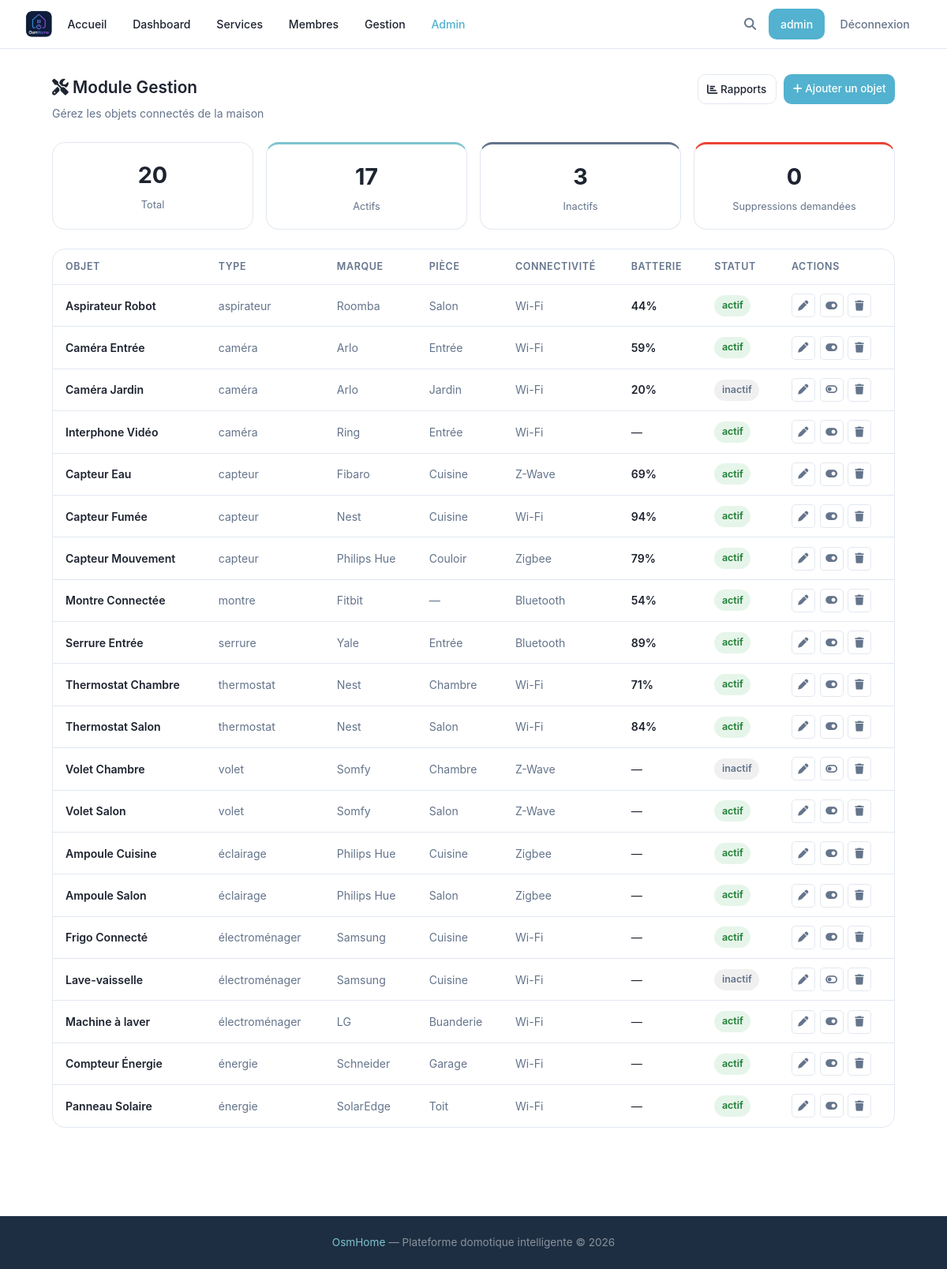
The app's page /gestion (signed in), older data.
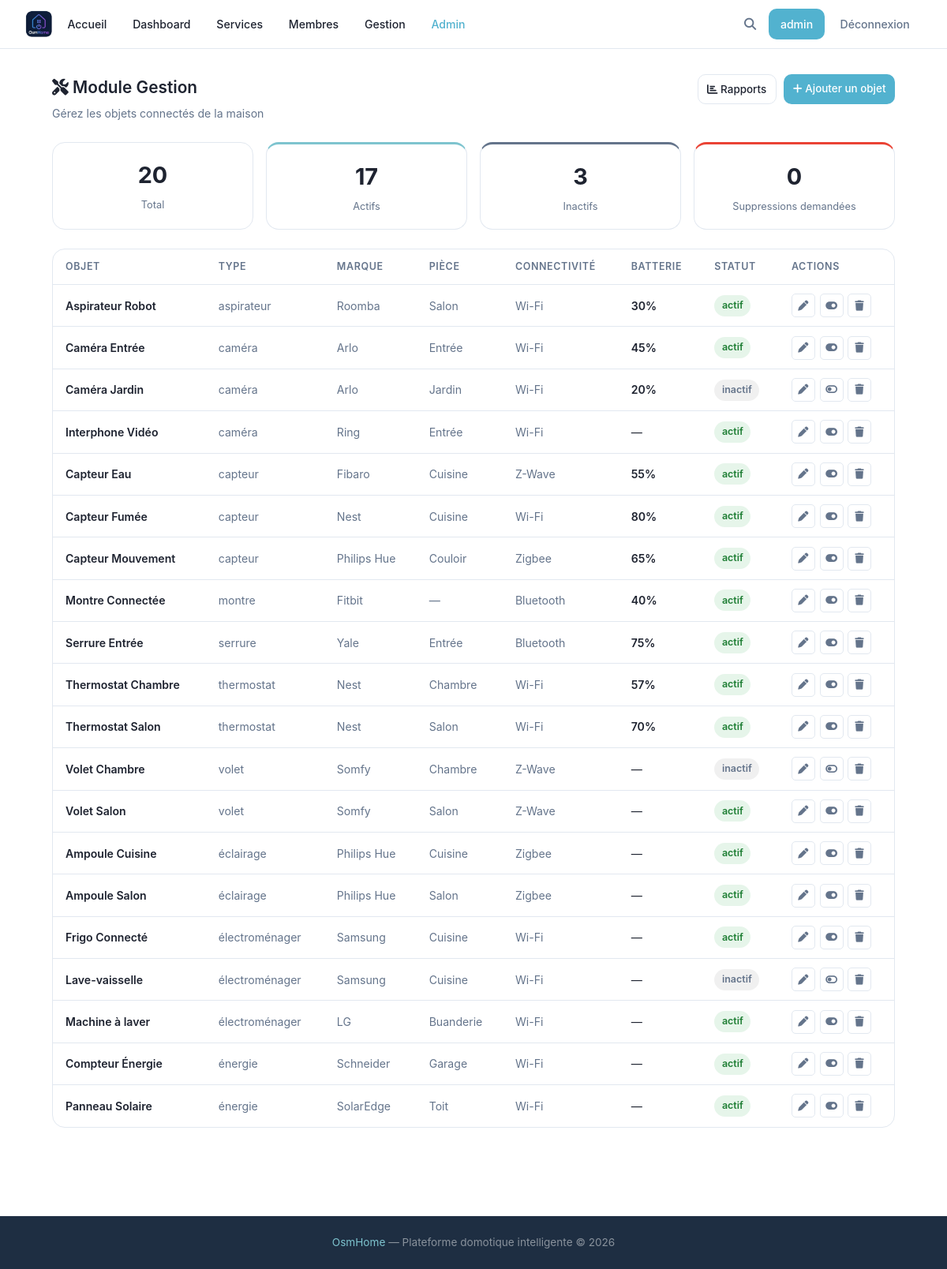
The same page, newer data.
### tables this page shows
CREATE TABLE devices (
            id INTEGER PRIMARY KEY AUTOINCREMENT,
            name TEXT,
            description TEXT,
            type TEXT,
            brand TEXT,
            status TEXT DEFAULT 'actif',
            connectivity TEXT,
            battery INTEGER,
            room TEXT
        , deletion_requested INTEGER DEFAULT 0, config TEXT);

### main.py (the view)
@app.route('/gestion')
def gestion():
    r = _require_gestion()
    if r: return r
    devices = utils.getDevicesForGestion()
    stats   = utils.getGestionStats()
    return flask.render_template('gestion.html', user=flask.session.get('username'),
                                 devices=devices, stats=stats)

### main.py (called while the page is built)
@app.context_processor
def inject_types():
    try:
        types = utils.getTypes()
    except Exception:
        types = []
    is_admin = False
    user_level = None
    if flask.session.get('username'):
        u = utils.getUser(flask.session['username'])
        is_admin = bool(u and u['role'] == 'admin')
        user_level = u['level'] if u else None
    return {'types': types, 'is_admin': is_admin, 'user_level': user_level}

def _require_gestion():
    if 'username' not in flask.session:
        return flask.redirect('/login')
    u = utils.getUser(flask.session['username'])
    if not u or u['level'] not in ('avance', 'expert'):
        flask.abort(403)
    return None

### utils.py (called while the page is built)
def openDB() -> sqlite3.Connection:
    if 'db' not in flask.g:
        flask.g.db = sqlite3.connect(BASE)
        flask.g.db.row_factory = sqlite3.Row
    return flask.g.db

def closeDB(_ = None):
    db = flask.g.pop("db", None)
    if db is not None:
        db.close()

def getUser(username: str):
    db = openDB()
    return db.execute(
        'SELECT * FROM users WHERE username = ?',
        (username,)
    ).fetchone()

### templates/gestion.html (shortened to what the changed rows need)
{% extends 'base.html' %}
{% block extra_css %}<link rel="stylesheet" href="{{ url_for('static', filename='css/gestion.css') }}">{% endblock %}
{% block content %}
<div class="gestion-page">
    <div class="gestion-header">
        <div>
            <h2><i class="fa-solid fa-screwdriver-wrench"></i> Module Gestion</h2>
        </div>
    </div>
    <div class="gestion-table-wrap">
        <table class="gestion-table">
            <thead>
                <tr>
                    <th>Objet</th>
                    <th>Type</th>
                    <th>Marque</th>
                    <th>Pièce</th>
                    <th>Connectivité</th>
                    <th>Batterie</th>
                    <th>Statut</th>
                    <th>Actions</th>
                </tr>
            </thead>
            <tbody>
                {% for d in devices %}
                <tr class="{{ 'row-pending-delete' if d['deletion_requested'] }}" data-id="{{ d['id'] }}">
                    <td>
                        <a href="/device/{{ d['id'] }}" class="gestion-device-name">{{ d['name'] }}</a>
                    </td>
                    <td class="text-muted">{{ d['type'] }}</td>
                    <td class="text-muted">{{ d['brand'] or '—' }}</td>
                    <td class="text-muted">{{ d['room'] or '—' }}</td>
                    <td class="text-muted">{{ d['connectivity'] or '—' }}</td>
                    <td>
                        {% if d['battery'] is not none %}
                        <span class="battery-val {{ 'battery-low' if d['battery'] < 20 }}">
                            {{ d['battery'] }}%
                        </span>
                        {% else %}—{% endif %}
                    </td>
                    <td>
                        <span class="status-toggle {{ 'status-active' if d['status'] == 'actif' else 'status-inactive' }}"
                              id="status-{{ d['id'] }}">
                            {{ d['status'] }}
                        </span>
                    </td>
                    <td class="gestion-actions">
                        {% if user_level == 'expert' %}
                        <a href="/gestion/device/{{ d['id'] }}/edit" class="btn-action btn-action--edit" title="Modifier">
                            <i class="fa-solid fa-pen"></i>
                        </a>
                        {% else %}
                        <span class="btn-action btn-action--locked" title="Niveau Expert requis (30 pts)">
                            <i class="fa-solid fa-lock"></i>
                        </span>
                        {% endif %}
                        <button class="btn-action btn-action--toggle" data-id="{{ d['id'] }}"
                                data-status="{{ d['status'] }}" title="Activer / Désactiver">
                            {% if d['status'] == 'actif' %}
                            <i class="fa-solid fa-toggle-on"></i>
                            {% else %}
                            <i class="fa-solid fa-toggle-off"></i>
                            {% endif %}
                        </button>
                        <button class="btn-action {{ 'btn-action--cancel-del' if d['deletion_requested'] else 'btn-action--delete' }}"
                                data-id="{{ d['id'] }}" data-requested="{{ '1' if d['deletion_requested'] else '0' }}"
                                title="{{ 'Annuler la demande' if d['deletion_requested'] else 'Demander suppression' }}">
                            {% if d['deletion_requested'] %}
                            <i class="fa-solid fa-rotate-left"></i>
                            {% else %}
                            <i class="fa-solid fa-trash"></i>
                            {% endif %}
                        </button>
                    </td>
                </tr>
                {% endfor %}
            </tbody>
        </table>
    </div>
</div>
{% endblock %}

Row changes from the older to the newer data that the page shows:
changed devices "Aspirateur Robot": battery "44" → "30"
changed devices "Caméra Entrée": battery "59" → "45"
changed devices "Capteur Eau": battery "69" → "55"
changed devices "Capteur Fumée": battery "94" → "80"
changed devices "Capteur Mouvement": battery "79" → "65"
changed devices "Montre Connectée": battery "54" → "40"
changed devices "Serrure Entrée": battery "89" → "75"
changed devices "Thermostat Chambre": battery "71" → "57"
changed devices "Thermostat Salon": battery "84" → "70"
